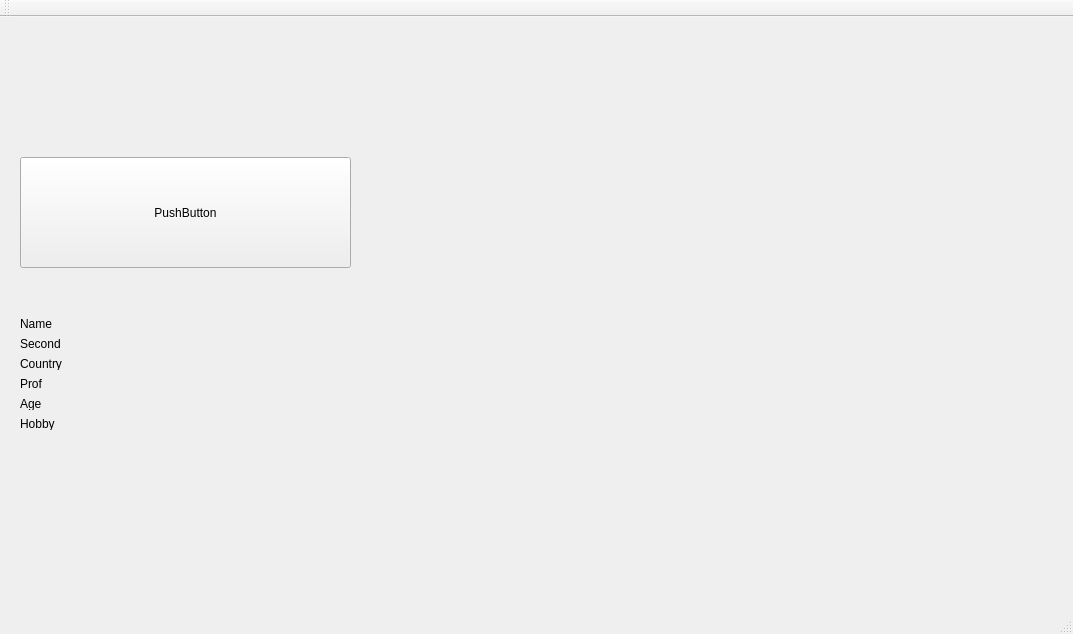
<?xml version="1.0" encoding="UTF-8"?>
<ui version="4.0">
 <class>MainWindow</class>
 <widget class="QMainWindow" name="MainWindow">
  <property name="geometry">
   <rect>
    <x>0</x>
    <y>0</y>
    <width>1073</width>
    <height>634</height>
   </rect>
  </property>
  <property name="windowTitle">
   <string>MainWindow</string>
  </property>
  <widget class="QWidget" name="centralWidget">
   <widget class="QLabel" name="label">
    <property name="geometry">
     <rect>
      <x>20</x>
      <y>300</y>
      <width>47</width>
      <height>13</height>
     </rect>
    </property>
    <property name="text">
     <string>Name</string>
    </property>
   </widget>
   <widget class="QLabel" name="label_2">
    <property name="geometry">
     <rect>
      <x>20</x>
      <y>320</y>
      <width>47</width>
      <height>13</height>
     </rect>
    </property>
    <property name="text">
     <string>Second</string>
    </property>
   </widget>
   <widget class="QLabel" name="label_3">
    <property name="geometry">
     <rect>
      <x>20</x>
      <y>340</y>
      <width>47</width>
      <height>13</height>
     </rect>
    </property>
    <property name="text">
     <string>Country</string>
    </property>
   </widget>
   <widget class="QLabel" name="label_4">
    <property name="geometry">
     <rect>
      <x>20</x>
      <y>360</y>
      <width>47</width>
      <height>13</height>
     </rect>
    </property>
    <property name="text">
     <string>Prof</string>
    </property>
   </widget>
   <widget class="QLabel" name="label_5">
    <property name="geometry">
     <rect>
      <x>20</x>
      <y>380</y>
      <width>47</width>
      <height>13</height>
     </rect>
    </property>
    <property name="text">
     <string>Age</string>
    </property>
   </widget>
   <widget class="QLabel" name="label_6">
    <property name="geometry">
     <rect>
      <x>90</x>
      <y>300</y>
      <width>341</width>
      <height>16</height>
     </rect>
    </property>
    <property name="text">
     <string/>
    </property>
   </widget>
   <widget class="QLabel" name="label_7">
    <property name="geometry">
     <rect>
      <x>90</x>
      <y>320</y>
      <width>331</width>
      <height>16</height>
     </rect>
    </property>
    <property name="text">
     <string/>
    </property>
   </widget>
   <widget class="QLabel" name="label_8">
    <property name="geometry">
     <rect>
      <x>90</x>
      <y>340</y>
      <width>321</width>
      <height>16</height>
     </rect>
    </property>
    <property name="text">
     <string/>
    </property>
   </widget>
   <widget class="QLabel" name="label_9">
    <property name="geometry">
     <rect>
      <x>80</x>
      <y>380</y>
      <width>441</width>
      <height>20</height>
     </rect>
    </property>
    <property name="text">
     <string/>
    </property>
   </widget>
   <widget class="QLabel" name="label_11">
    <property name="geometry">
     <rect>
      <x>20</x>
      <y>400</y>
      <width>47</width>
      <height>13</height>
     </rect>
    </property>
    <property name="text">
     <string>Hobby</string>
    </property>
   </widget>
   <widget class="QLabel" name="label_12">
    <property name="geometry">
     <rect>
      <x>90</x>
      <y>400</y>
      <width>651</width>
      <height>16</height>
     </rect>
    </property>
    <property name="text">
     <string/>
    </property>
   </widget>
   <widget class="QPushButton" name="pushButton">
    <property name="geometry">
     <rect>
      <x>20</x>
      <y>140</y>
      <width>331</width>
      <height>111</height>
     </rect>
    </property>
    <property name="text">
     <string>PushButton</string>
    </property>
   </widget>
   <widget class="QLabel" name="label_13">
    <property name="geometry">
     <rect>
      <x>70</x>
      <y>360</y>
      <width>521</width>
      <height>16</height>
     </rect>
    </property>
    <property name="text">
     <string/>
    </property>
   </widget>
  </widget>
  <widget class="QMenuBar" name="menuBar">
   <property name="geometry">
    <rect>
     <x>0</x>
     <y>0</y>
     <width>1073</width>
     <height>21</height>
    </rect>
   </property>
  </widget>
  <widget class="QToolBar" name="mainToolBar">
   <attribute name="toolBarArea">
    <enum>TopToolBarArea</enum>
   </attribute>
   <attribute name="toolBarBreak">
    <bool>false</bool>
   </attribute>
  </widget>
  <widget class="QStatusBar" name="statusBar"/>
 </widget>
 <layoutdefault spacing="6" margin="11"/>
 <resources/>
 <connections/>
</ui>
